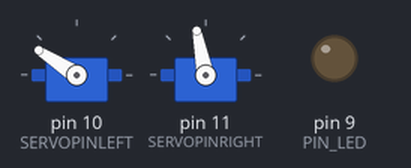
Bench run of a sketch on a simulated Arduino Uno, built with avr-gcc and run on an emulated ATmega328P. On the bench: 2 × servo, output pins drawn as LEDs (lit = HIGH). Random numbers use the default seed unless the sketch sets one.

Above: at 10.7 s.
At 11.61 s:
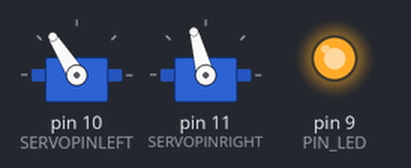
At 12.51 s:
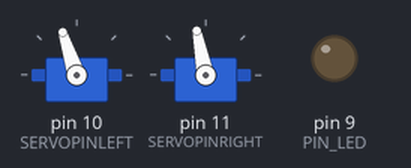
At 14.62 s:
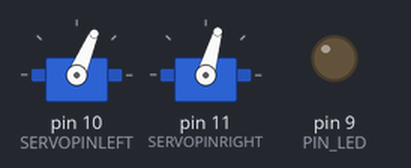
At 25.54 s:
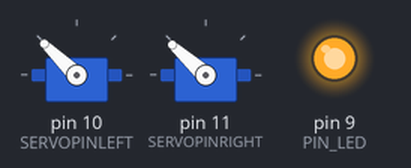
At 31.4 s:
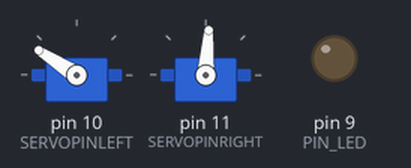
Timing chart, 0 to 32.9 s (numbered marks = the images above):
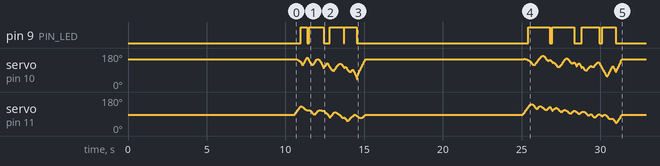

The sketch:

plotclock.ino
```cpp
// Plotclock
// cc - by Johannes Heberlein 2014
// v 1.02
// thingiverse.com/joo   wiki.fablab-nuernberg.de
// units: mm; microseconds; radians
// origin: bottom left of drawing surface
// time library see http://playground.arduino.cc/Code/time
// RTC  library see http://playground.arduino.cc/Code/time
//               or http://www.pjrc.com/teensy/td_libs_DS1307RTC.html
// Change log:
// 1.01  Release by joo at https://github.com/9a/plotclock
// 1.02  Additional features implemented by Dave:
//       - added ability to calibrate servofaktor seperately for left and right servos
//       - added code to support DS1307, DS1337 and DS3231 real time clock chips
//       - see http://www.pjrc.com/teensy/td_libs_DS1307RTC.html for how to hook up the real time clock

// delete or mark the next line as comment if you don't need these
//#define CALIBRATION      // enable calibration mode
//#define REALTIMECLOCK    // enable real time clock

// When in calibration mode, adjust the following factor until the servos move exactly 90 degrees
#define SERVOFAKTORLEFT 650
#define SERVOFAKTORRIGHT 650

// Zero-position of left and right servo
// When in calibration mode, adjust the NULL-values so that the servo arms are at all times parallel
// either to the X or Y axis
#define SERVOLEFTNULL 2250
#define SERVORIGHTNULL 920

#define PIN_LED  9

#define SERVOPINLIFT  9
#define SERVOPINLEFT  10
#define SERVOPINRIGHT 11

// lift positions of lifting servo
#define LIFT0 1080 // on drawing surface
#define LIFT1 925  // between numbers
#define LIFT2 725  // going towards sweeper

// speed of liftimg arm, higher is slower
#define LIFTSPEED 1500

// length of arms
#define L1 35
#define L2 55.1
#define L3 13.2

// origin points of left and right servo
#define O1X 22
#define O1Y -25
#define O2X 47
#define O2Y -25

#include <Time.h> // see http://playground.arduino.cc/Code/time
#include <Servo.h>

#ifdef REALTIMECLOCK
// for instructions on how to hook up a real time clock,
// see here -> http://www.pjrc.com/teensy/td_libs_DS1307RTC.html
// DS1307RTC works with the DS1307, DS1337 and DS3231 real time clock chips.
// Please run the SetTime example to initialize the time on new RTC chips and begin running.

  #include <Wire.h>
  #include <DS1307RTC.h> // see http://playground.arduino.cc/Code/time
#endif

int servoLift = 1500;

//Servo servo1;  //
Servo servo2;  //
Servo servo3;  //

volatile double lastX = 75;
volatile double lastY = 47.5;

int time_minute = 0;
int time_hour   = 0;

int last_min = 0;

void setup()
{

  pinMode(PIN_LED, OUTPUT);
  randomSeed(analogRead(0));

#ifdef REALTIMECLOCK
  Serial.begin(9600);
  //while (!Serial) { ; } // wait for serial port to connect. Needed for Leonardo only

  // Set current time only the first to values, hh,mm are needed
  tmElements_t tm;
  if (RTC.read(tm))
  {
    setTime(tm.Hour,tm.Minute,tm.Second,tm.Day,tm.Month,tm.Year);
    Serial.println("DS1307 time is set OK.");
  }
  else
  {
    if (RTC.chipPresent())
    {
      Serial.println("DS1307 is stopped.  Please run the SetTime example to initialize the time and begin running.");
    }
    else
    {
      Serial.println("DS1307 read error!  Please check the circuitry.");
    }
    // Set current time only the first to values, hh,mm are needed
    setTime(19,38,0,0,0,0);
  }
#else
  // Set current time only the first to values, hh,mm are needed
  //setTime(19,38,0,0,0,0);
#endif

//  drawTo(75.2, 47);
    drawTo(35, 15);

  lift(2);
  //servo1.attach(SERVOPINLIFT);  //  lifting servo
  servo2.attach(SERVOPINLEFT);  //  left servo
  servo3.attach(SERVOPINRIGHT);  //  right servo
  delay(10000);

}

int minute()
{
  return time_minute;
}

int hour()
{
  return time_hour;
}

void loop()
{

#ifdef CALIBRATION

  // Servohorns will have 90° between movements, parallel to x and y axis
  //Сервогорны будут иметь угол между движениями 90°, параллельно осям x и y.
  drawTo(-3, 29.2);
  delay(5000);
  drawTo(74.1, 28);
  delay(5000);

#else


time_minute = random(0,99);
time_hour = random(0,99);
/*
  time_minute++;
  if (time_minute>59) {
    time_minute=0;
    time_hour++;
    if (time_hour>23) {
      time_hour=0;
    }
  }
*/
  int i = 0;
  if (last_min != minute()) {

    //if (!servo1.attached()) servo1.attach(SERVOPINLIFT);
    if (!servo2.attached()) servo2.attach(SERVOPINLEFT);
    if (!servo3.attached()) servo3.attach(SERVOPINRIGHT);

    lift(2);

    hour();
    while ((i+1)*10 <= hour())
    {
      i++;
    }

    //number(3, 3, 111, 1); //Стирание

    number(5, 25, i, 0.9);
    number(19, 25, (hour()-i*10), 0.9);
    number(28, 25, 11, 0.9);

    i=0;
    while ((i+1)*10 <= minute())
    {
      i++;
    }
    number(34, 25, i, 0.9);
    number(48, 25, (minute()-i*10), 0.9);
    lift(2);


    //drawTo(74.2, 47.5);
    drawTo(35, 15);
    lift(1);
    last_min = minute();

    //servo1.detach();
    servo2.detach();
    servo3.detach();
  }

  delay(10000);

#endif

}

// Writing numeral with bx by being the bottom left originpoint. Scale 1 equals a 20 mm high font.
// The structure follows this principle: move to first startpoint of the numeral, lift down, draw numeral, lift up
void number(float bx, float by, int num, float scale) {


  scale=scale*1.5;
  switch (num) {

  case 0:
    drawTo(bx + 12 * scale, by + 6 * scale);
    lift(0);
    bogenGZS(bx + 7 * scale, by + 10 * scale, 10 * scale, -0.8, 6.7, 0.5);
    lift(1);
    break;
  case 1:

    drawTo(bx + 3 * scale, by + 15 * scale);
    lift(0);
    drawTo(bx + 10 * scale, by + 20 * scale);
    drawTo(bx + 10 * scale, by + 0 * scale);
    lift(1);
    break;
  case 2:
    drawTo(bx + 2 * scale, by + 12 * scale);
    lift(0);
    bogenUZS(bx + 8 * scale, by + 14 * scale, 6 * scale, 3, -0.8, 1);
    drawTo(bx + 1 * scale, by + 0 * scale);
    drawTo(bx + 15 * scale, by + 0 * scale);
    lift(1);
    break;
  case 3:
    drawTo(bx + 2 * scale, by + 17 * scale);
    lift(0);
    bogenUZS(bx + 5 * scale, by + 15 * scale, 5 * scale, 3, -2, 1);
    bogenUZS(bx + 5 * scale, by + 5 * scale, 5 * scale, 1.57, -3, 1);
    lift(1);
    break;
  case 4:
    drawTo(bx + 10 * scale, by + 0 * scale);
    lift(0);
    drawTo(bx + 10 * scale, by + 20 * scale);
    drawTo(bx + 2 * scale, by + 6 * scale);
    drawTo(bx + 12 * scale, by + 6 * scale);
    lift(1);
    break;
  case 5:
    drawTo(bx + 2 * scale, by + 5 * scale);
    lift(0);
    bogenGZS(bx + 5 * scale, by + 6 * scale, 6 * scale, -2.5, 2, 1);
    drawTo(bx + 5 * scale, by + 20 * scale);
    drawTo(bx + 15 * scale, by + 20 * scale);
    lift(1);
    break;
  case 6:
    drawTo(bx + 2 * scale, by + 10 * scale);
    lift(0);
    bogenUZS(bx + 7 * scale, by + 6 * scale, 6 * scale, 2, -4.4, 1);
    drawTo(bx + 11 * scale, by + 20 * scale);
    lift(1);
    break;
  case 7:
    drawTo(bx + 2 * scale, by + 20 * scale);
    lift(0);
    drawTo(bx + 12 * scale, by + 20 * scale);
    drawTo(bx + 2 * scale, by + 0);
    lift(1);
    break;
  case 8:
    drawTo(bx + 5 * scale, by + 10 * scale);
    lift(0);
    bogenUZS(bx + 5 * scale, by + 15 * scale, 5 * scale, 4.7, -1.6, 1);
    bogenGZS(bx + 5 * scale, by + 5 * scale, 5 * scale, -4.7, 2, 1);
    lift(1);
    break;

  case 9:
    drawTo(bx + 9 * scale, by + 11 * scale);
    lift(0);
    bogenUZS(bx + 7 * scale, by + 15 * scale, 5 * scale, 4, -0.5, 1);
    drawTo(bx + 5 * scale, by + 0);
    lift(1);
    break;

  case 111:

    lift(0);
    drawTo(70, 46);
    drawTo(65, 43);

    drawTo(65, 49);
    drawTo(5, 49);
    drawTo(5, 45);
    drawTo(65, 45);
    drawTo(65, 40);

    drawTo(5, 40);
    drawTo(5, 35);
    drawTo(65, 35);
    drawTo(65, 30);

    drawTo(5, 30);
    drawTo(5, 25);
    drawTo(65, 25);
    drawTo(65, 20);

    drawTo(5, 20);
    drawTo(60, 44);

    drawTo(75.2, 47);
    lift(2);

    break;

  case 11:
    drawTo(bx + 5 * scale, by + 15 * scale);
    lift(0);
    bogenGZS(bx + 5 * scale, by + 15 * scale, 0.1 * scale, 1, -1, 1);
    lift(1);
    drawTo(bx + 5 * scale, by + 5 * scale);
    lift(0);
    bogenGZS(bx + 5 * scale, by + 5 * scale, 0.1 * scale, 1, -1, 1);
    lift(1);
    break;

  }
}


void lift(char lift) {
  switch (lift) {
    // room to optimize  !

  case 0: //850

      digitalWrite(PIN_LED, 1);
      //analogWrite(PIN_LED,254);
  /*
      if (servoLift >= LIFT0) {
      while (servoLift >= LIFT0)
      {
        servoLift--;
        servo1.writeMicroseconds(servoLift);
        delayMicroseconds(LIFTSPEED);
      }
    }
    else {
      while (servoLift <= LIFT0) {
        servoLift++;
        servo1.writeMicroseconds(servoLift);
        delayMicroseconds(LIFTSPEED);

      }

    }
*/
    break;

  case 1: //150
      digitalWrite(PIN_LED,0);
/*
    if (servoLift >= LIFT1) {
      while (servoLift >= LIFT1) {
        servoLift--;
        servo1.writeMicroseconds(servoLift);
        delayMicroseconds(LIFTSPEED);

      }
    }
    else {
      while (servoLift <= LIFT1) {
        servoLift++;
        servo1.writeMicroseconds(servoLift);
        delayMicroseconds(LIFTSPEED);
      }

    }
*/
    break;

  case 2:
      digitalWrite(PIN_LED, 0);
/*
    if (servoLift >= LIFT2) {
      while (servoLift >= LIFT2) {
        servoLift--;
        servo1.writeMicroseconds(servoLift);
        delayMicroseconds(LIFTSPEED);
      }
    }
    else {
      while (servoLift <= LIFT2) {
        servoLift++;
        servo1.writeMicroseconds(servoLift);
        delayMicroseconds(LIFTSPEED);
      }
    }
    */
    break;
  }

}


void bogenUZS(float bx, float by, float radius, int start, int ende, float sqee) {
  float inkr = -0.05;
  float count = 0;

  do {
    drawTo(sqee * radius * cos(start + count) + bx,
    radius * sin(start + count) + by);
    count += inkr;
  }
  while ((start + count) > ende);

}

void bogenGZS(float bx, float by, float radius, int start, int ende, float sqee) {
  float inkr = 0.05;
  float count = 0;

  do {
    drawTo(sqee * radius * cos(start + count) + bx,
    radius * sin(start + count) + by);
    count += inkr;
  }
  while ((start + count) <= ende);
}


void drawTo(double pX, double pY) {
  double dx, dy, c;
  int i;

  // dx dy of new point
  dx = pX - lastX;
  dy = pY - lastY;
  //path lenght in mm, times 4 equals 4 steps per mm
  c = floor(4 * sqrt(dx * dx + dy * dy));

  if (c < 1) c = 1;

  for (i = 0; i <= c; i++) {
    // draw line point by point
    set_XY(lastX + (i * dx / c), lastY + (i * dy / c));

  }

  lastX = pX;
  lastY = pY;
}

double return_angle(double a, double b, double c) {
  // cosine rule for angle between c and a
  return acos((a * a + c * c - b * b) / (2 * a * c));
}

void set_XY(double Tx, double Ty)
{
  delay(1);
  double dx, dy, c, a1, a2, Hx, Hy;

  // calculate triangle between pen, servoLeft and arm joint
  // cartesian dx/dy
  dx = Tx - O1X;
  dy = Ty - O1Y;

  // polar lemgth (c) and angle (a1)
  c = sqrt(dx * dx + dy * dy); //
  a1 = atan2(dy, dx); //
  a2 = return_angle(L1, L2, c);

  servo2.writeMicroseconds(floor(((a2 + a1 - M_PI) * SERVOFAKTORLEFT) + SERVOLEFTNULL));

  // calculate joinr arm point for triangle of the right servo arm
  a2 = return_angle(L2, L1, c);
  Hx = Tx + L3 * cos((a1 - a2 + 0.621) + M_PI); //36,5°
  Hy = Ty + L3 * sin((a1 - a2 + 0.621) + M_PI);

  // calculate triangle between pen joint, servoRight and arm joint
  dx = Hx - O2X;
  dy = Hy - O2Y;

  c = sqrt(dx * dx + dy * dy);
  a1 = atan2(dy, dx);
  a2 = return_angle(L1, (L2 - L3), c);

  servo3.writeMicroseconds(floor(((a1 - a2) * SERVOFAKTORRIGHT) + SERVORIGHTNULL));

}
```

Measured:
- by itself, pin 9 (PIN_LED): LOW → HIGH at 11.0 s, → LOW 0.41 s later, → HIGH 0.15 s later, → LOW 0.90 s later, … (16 changes in this stretch)
